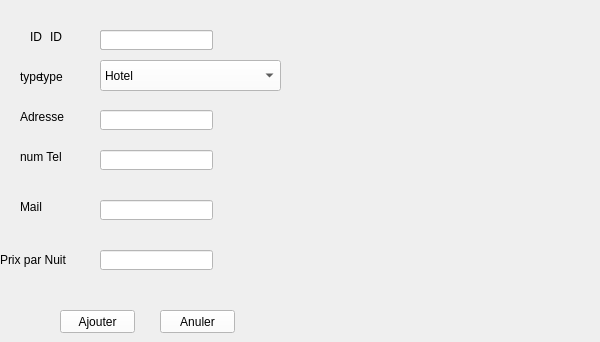
     <widget class="QWidget" name="tab">
      <property name="styleSheet">
       <string notr="true"/>
      </property>
      <attribute name="title">
       <string>ajouter</string>
      </attribute>
      <widget class="QLabel" name="label">
       <property name="geometry">
        <rect>
         <x>50</x>
         <y>30</y>
         <width>47</width>
         <height>14</height>
        </rect>
       </property>
       <property name="text">
        <string>ID</string>
       </property>
      </widget>
      <widget class="QLineEdit" name="ID">
       <property name="geometry">
        <rect>
         <x>100</x>
         <y>30</y>
         <width>113</width>
         <height>20</height>
        </rect>
       </property>
       <property name="styleSheet">
        <string notr="true">background-color:#FFFFFF;</string>
       </property>
      </widget>
      <widget class="QLabel" name="label_2">
       <property name="geometry">
        <rect>
         <x>40</x>
         <y>70</y>
         <width>47</width>
         <height>14</height>
        </rect>
       </property>
       <property name="text">
        <string>type</string>
       </property>
      </widget>
      <widget class="QLabel" name="label_3">
       <property name="geometry">
        <rect>
         <x>20</x>
         <y>110</y>
         <width>47</width>
         <height>14</height>
        </rect>
       </property>
       <property name="text">
        <string>Adresse</string>
       </property>
      </widget>
      <widget class="QLineEdit" name="adresse">
       <property name="geometry">
        <rect>
         <x>100</x>
         <y>110</y>
         <width>113</width>
         <height>20</height>
        </rect>
       </property>
       <property name="styleSheet">
        <string notr="true">background-color:#FFFFFF;</string>
       </property>
      </widget>
      <widget class="QLabel" name="label_4">
       <property name="geometry">
        <rect>
         <x>20</x>
         <y>150</y>
         <width>47</width>
         <height>14</height>
        </rect>
       </property>
       <property name="text">
        <string>num Tel</string>
       </property>
      </widget>
      <widget class="QLineEdit" name="Tel">
       <property name="geometry">
        <rect>
         <x>100</x>
         <y>150</y>
         <width>113</width>
         <height>20</height>
        </rect>
       </property>
       <property name="styleSheet">
        <string notr="true">background-color:#FFFFFF;</string>
       </property>
      </widget>
      <widget class="QLabel" name="label_5">
       <property name="geometry">
        <rect>
         <x>20</x>
         <y>200</y>
         <width>47</width>
         <height>14</height>
        </rect>
       </property>
       <property name="text">
        <string>Mail</string>
       </property>
      </widget>
      <widget class="QLineEdit" name="Mail">
       <property name="geometry">
        <rect>
         <x>100</x>
         <y>200</y>
         <width>113</width>
         <height>20</height>
        </rect>
       </property>
       <property name="styleSheet">
        <string notr="true">background-color:#FFFFFF;</string>
       </property>
      </widget>
      <widget class="QLabel" name="label_6">
       <property name="geometry">
        <rect>
         <x>0</x>
         <y>250</y>
         <width>121</width>
         <height>20</height>
        </rect>
       </property>
       <property name="text">
        <string>Prix par Nuit</string>
       </property>
      </widget>
      <widget class="QLineEdit" name="Prix">
       <property name="geometry">
        <rect>
         <x>100</x>
         <y>250</y>
         <width>113</width>
         <height>20</height>
        </rect>
       </property>
       <property name="styleSheet">
        <string notr="true">background-color:#FFFFFF;</string>
       </property>
      </widget>
      <widget class="QPushButton" name="Confirmer">
       <property name="geometry">
        <rect>
         <x>60</x>
         <y>310</y>
         <width>75</width>
         <height>23</height>
        </rect>
       </property>
       <property name="styleSheet">
        <string notr="true">background-color:#FFFFFF;</string>
       </property>
       <property name="text">
        <string>Ajouter</string>
       </property>
      </widget>
      <widget class="QPushButton" name="pushButton_2">
       <property name="geometry">
        <rect>
         <x>160</x>
         <y>310</y>
         <width>75</width>
         <height>23</height>
        </rect>
       </property>
       <property name="styleSheet">
        <string notr="true">background-color:#FFFFFF;</string>
       </property>
       <property name="text">
        <string>Anuler</string>
       </property>
      </widget>
      <widget class="QLabel" name="label_7">
       <property name="geometry">
        <rect>
         <x>20</x>
         <y>70</y>
         <width>47</width>
         <height>14</height>
        </rect>
       </property>
       <property name="text">
        <string>type</string>
       </property>
      </widget>
      <widget class="QLabel" name="label_9">
       <property name="geometry">
        <rect>
         <x>30</x>
         <y>30</y>
         <width>47</width>
         <height>14</height>
        </rect>
       </property>
       <property name="text">
        <string>ID</string>
       </property>
      </widget>
      <widget class="QLineEdit" name="lineEdit_6">
       <property name="geometry">
        <rect>
         <x>100</x>
         <y>30</y>
         <width>113</width>
         <height>20</height>
        </rect>
       </property>
      </widget>
      <widget class="QLabel" name="verifier1">
       <property name="geometry">
        <rect>
         <x>230</x>
         <y>20</y>
         <width>191</width>
         <height>31</height>
        </rect>
       </property>
       <property name="styleSheet">
        <string notr="true">color: rgb(255, 0, 0);</string>
       </property>
       <property name="text">
        <string/>
       </property>
      </widget>
      <widget class="QLabel" name="verifier3">
       <property name="geometry">
        <rect>
         <x>220</x>
         <y>100</y>
         <width>191</width>
         <height>31</height>
        </rect>
       </property>
       <property name="styleSheet">
        <string notr="true">color: rgb(255, 0, 0);</string>
       </property>
       <property name="text">
        <string/>
       </property>
      </widget>
      <widget class="QLabel" name="verifier5">
       <property name="geometry">
        <rect>
         <x>220</x>
         <y>190</y>
         <width>371</width>
         <height>31</height>
        </rect>
       </property>
       <property name="styleSheet">
        <string notr="true">color: rgb(255, 0, 0);</string>
       </property>
       <property name="text">
        <string/>
       </property>
      </widget>
      <widget class="QLabel" name="verifier6">
       <property name="geometry">
        <rect>
         <x>220</x>
         <y>240</y>
         <width>191</width>
         <height>31</height>
        </rect>
       </property>
       <property name="styleSheet">
        <string notr="true">color: rgb(255, 0, 0);</string>
       </property>
       <property name="text">
        <string/>
       </property>
      </widget>
      <widget class="QLabel" name="verifier4_2">
       <property name="geometry">
        <rect>
         <x>220</x>
         <y>150</y>
         <width>371</width>
         <height>31</height>
        </rect>
       </property>
       <property name="styleSheet">
        <string notr="true">color: rgb(255, 0, 0);</string>
       </property>
       <property name="text">
        <string/>
       </property>
      </widget>
      <widget class="QComboBox" name="comboBox_A">
       <property name="geometry">
        <rect>
         <x>100</x>
         <y>60</y>
         <width>181</width>
         <height>31</height>
        </rect>
       </property>
       <property name="styleSheet">
        <string notr="true">background-color:#FFFFFF;</string>
       </property>
       <item>
        <property name="text">
         <string>Hotel</string>
        </property>
       </item>
       <item>
        <property name="text">
         <string>Appartement</string>
        </property>
       </item>
       <item>
        <property name="text">
         <string>Maison</string>
        </property>
       </item>
      </widget>
      <zorder>lineEdit_6</zorder>
      <zorder>label</zorder>
      <zorder>ID</zorder>
      <zorder>label_2</zorder>
      <zorder>label_3</zorder>
      <zorder>adresse</zorder>
      <zorder>label_4</zorder>
      <zorder>Tel</zorder>
      <zorder>label_5</zorder>
      <zorder>Mail</zorder>
      <zorder>label_6</zorder>
      <zorder>Prix</zorder>
      <zorder>Confirmer</zorder>
      <zorder>pushButton_2</zorder>
      <zorder>label_7</zorder>
      <zorder>label_9</zorder>
      <zorder>verifier1</zorder>
      <zorder>verifier3</zorder>
      <zorder>verifier5</zorder>
      <zorder>verifier6</zorder>
      <zorder>verifier4_2</zorder>
      <zorder>comboBox_A</zorder>
     </widget>
